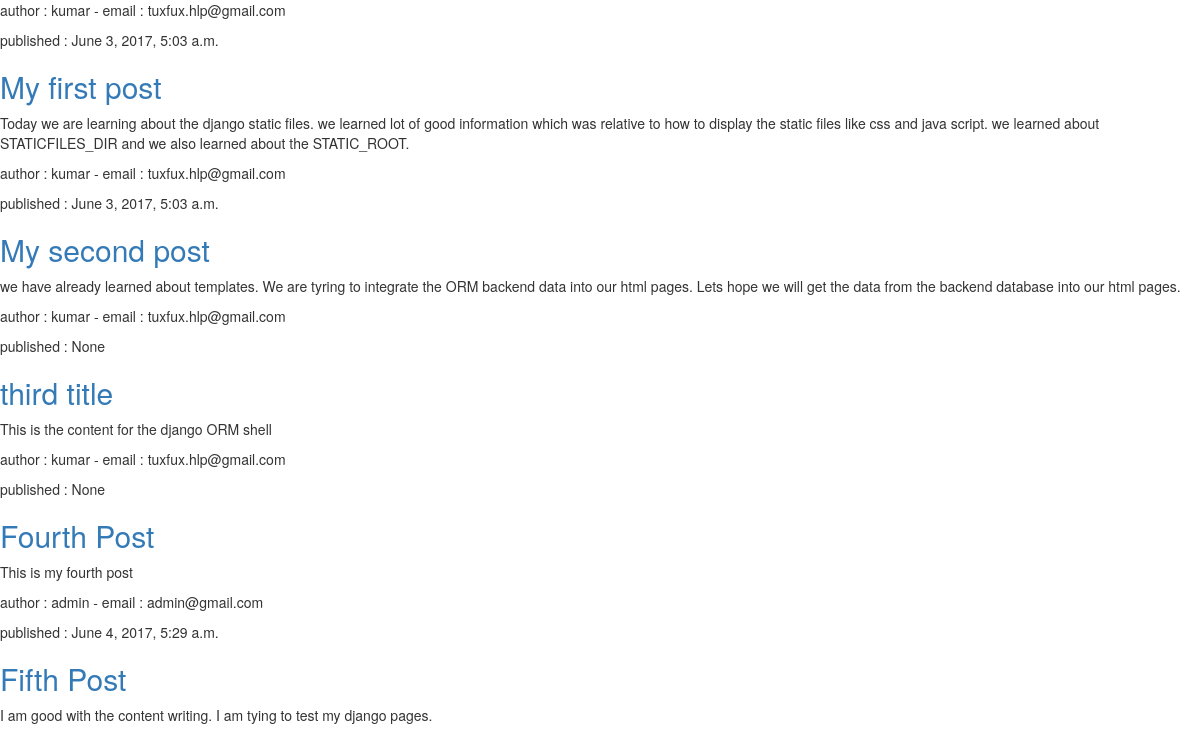
/blog/pages/, run on the app's committed database.
### blog/models.py (models this page shows)
class Post(models.Model):
	author = models.ForeignKey('auth.user')
	email = models.EmailField(max_length=20,null=True,blank=True)  # database and form both can be null.
	title = models.CharField(max_length=200)
	text = models.TextField()
	created_date = models.DateTimeField(default=timezone.now)
	published_date = models.DateTimeField(blank=True,null=True)  # blank=True - Form,# null = True - database
 	def publish(self):
 		self.published_date = timezone.now()
 		self.save()
 	def __str__(self):     # __str__ or __unicode__
 		return self.title

### blog/views.py (the view)
def post_list(request):
	posts = Post.objects.all()
	context= {'namesdb':posts}
	return render(request,'blog/post_list.html',context)

### templates/blog/post_list.html (shortened to what this page needs)
<html>
 <head>
<link rel="stylesheet" href="https://maxcdn.bootstrapcdn.com/bootstrap/3.3.7/css/bootstrap.min.css">
<link rel="stylesheet" href="https://maxcdn.bootstrapcdn.com/bootstrap/3.3.7/css/bootstrap-theme.min.css">
 </head>
<body>
{% for value in namesdb %}
	<p> author : {{ value.author }} - email : {{ value.email}}  </p>
	<p> published : {{ value.published_date }} </p>
	<h2><a href=""> {{ value.title}} </a></h2>
	<p> {{ value.text}} </p>
{% endfor %}
</body>
</html>

### data on the page
Post: author "kumar", email "tuxfux.hlp@gmail.com", published_date "June 3, 2017, 5:03 a.m.", title "My first post", text "Today we are learning about the django static files. we learned lot of good information which was relative to how to display the static files like css and java script. we learned about STATICFILES_DIR and we also learned about the STATIC_ROOT."
Post: author "kumar", email "tuxfux.hlp@gmail.com", published_date "June 3, 2017, 5:03 a.m.", title "My second post", text "we have already learned about templates. We are tyring to integrate the ORM backend data into our html pages. Lets hope we will get the data from the backend database into our html pages."
Post: author "kumar", email "tuxfux.hlp@gmail.com", published_date "None", title "third title", text "This is the content for the django ORM shell"
Post: author "kumar", email "tuxfux.hlp@gmail.com", published_date "None", title "Fourth Post", text "This is my fourth post"
Post: author "admin", email "admin@gmail.com", published_date "June 4, 2017, 5:29 a.m.", title "Fifth Post", text "I am good with the content writing. I am tying to test my django pages."
